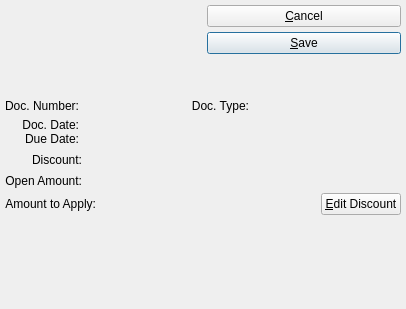
<?xml version="1.0" encoding="UTF-8"?>
<ui version="4.0">
 <comment>This file is part of the xTuple ERP: PostBooks Edition, a free and
open source Enterprise Resource Planning software suite,
Copyright (c) 1999-2010 by OpenMFG LLC, d/b/a xTuple.
It is licensed to you under the Common Public Attribution License
version 1.0, the full text of which (including xTuple-specific Exhibits)
is available at www.xtuple.com/CPAL.  By using this software, you agree
to be bound by its terms.</comment>
 <class>cashReceiptItem</class>
 <widget class="QDialog" name="cashReceiptItem">
  <property name="geometry">
   <rect>
    <x>0</x>
    <y>0</y>
    <width>406</width>
    <height>309</height>
   </rect>
  </property>
  <property name="windowTitle">
   <string>Cash Receipt Application</string>
  </property>
  <layout class="QGridLayout" name="gridLayout_5">
   <item row="0" column="0">
    <layout class="QGridLayout" name="gridLayout_4">
     <item row="0" column="0">
      <layout class="QHBoxLayout">
       <property name="spacing">
        <number>7</number>
       </property>
       <item>
        <layout class="QHBoxLayout">
         <property name="spacing">
          <number>0</number>
         </property>
         <item>
          <widget class="CustCluster" name="_cust"/>
         </item>
         <item>
          <spacer>
           <property name="orientation">
            <enum>Qt::Vertical</enum>
           </property>
           <property name="sizeType">
            <enum>QSizePolicy::Expanding</enum>
           </property>
           <property name="sizeHint" stdset="0">
            <size>
             <width>0</width>
             <height>10</height>
            </size>
           </property>
          </spacer>
         </item>
        </layout>
       </item>
       <item>
        <layout class="QVBoxLayout">
         <property name="spacing">
          <number>0</number>
         </property>
         <item>
          <layout class="QVBoxLayout">
           <property name="spacing">
            <number>5</number>
           </property>
           <item>
            <widget class="QPushButton" name="_close">
             <property name="text">
              <string>&amp;Cancel</string>
             </property>
            </widget>
           </item>
           <item>
            <widget class="QPushButton" name="_save">
             <property name="text">
              <string>&amp;Save</string>
             </property>
             <property name="autoDefault">
              <bool>true</bool>
             </property>
             <property name="default">
              <bool>true</bool>
             </property>
            </widget>
           </item>
          </layout>
         </item>
         <item>
          <spacer>
           <property name="orientation">
            <enum>Qt::Vertical</enum>
           </property>
           <property name="sizeType">
            <enum>QSizePolicy::Expanding</enum>
           </property>
           <property name="sizeHint" stdset="0">
            <size>
             <width>10</width>
             <height>0</height>
            </size>
           </property>
          </spacer>
         </item>
        </layout>
       </item>
      </layout>
     </item>
     <item row="1" column="0">
      <layout class="QGridLayout" name="gridLayout_3">
       <item row="0" column="0">
        <widget class="QLabel" name="_docNumberLit">
         <property name="text">
          <string>Doc. Number:</string>
         </property>
         <property name="alignment">
          <set>Qt::AlignRight|Qt::AlignTrailing|Qt::AlignVCenter</set>
         </property>
        </widget>
       </item>
       <item row="0" column="1">
        <layout class="QHBoxLayout">
         <property name="spacing">
          <number>0</number>
         </property>
         <item>
          <layout class="QHBoxLayout">
           <property name="spacing">
            <number>7</number>
           </property>
           <item>
            <widget class="QLabel" name="_docNumber">
             <property name="minimumSize">
              <size>
               <width>100</width>
               <height>0</height>
              </size>
             </property>
             <property name="text">
              <string/>
             </property>
             <property name="alignment">
              <set>Qt::AlignLeading|Qt::AlignLeft|Qt::AlignVCenter</set>
             </property>
            </widget>
           </item>
           <item>
            <layout class="QHBoxLayout">
             <property name="spacing">
              <number>5</number>
             </property>
             <item>
              <widget class="QLabel" name="_docTypeLit">
               <property name="text">
                <string>Doc. Type:</string>
               </property>
               <property name="alignment">
                <set>Qt::AlignRight|Qt::AlignTrailing|Qt::AlignVCenter</set>
               </property>
              </widget>
             </item>
             <item>
              <widget class="QLabel" name="_docType">
               <property name="minimumSize">
                <size>
                 <width>40</width>
                 <height>0</height>
                </size>
               </property>
               <property name="text">
                <string/>
               </property>
               <property name="alignment">
                <set>Qt::AlignLeading|Qt::AlignLeft|Qt::AlignVCenter</set>
               </property>
              </widget>
             </item>
            </layout>
           </item>
          </layout>
         </item>
         <item>
          <spacer>
           <property name="orientation">
            <enum>Qt::Horizontal</enum>
           </property>
           <property name="sizeType">
            <enum>QSizePolicy::Expanding</enum>
           </property>
           <property name="sizeHint" stdset="0">
            <size>
             <width>16</width>
             <height>0</height>
            </size>
           </property>
          </spacer>
         </item>
        </layout>
       </item>
       <item row="1" column="0">
        <layout class="QVBoxLayout">
         <property name="spacing">
          <number>0</number>
         </property>
         <item>
          <widget class="QLabel" name="_docDateLit">
           <property name="text">
            <string>Doc. Date:</string>
           </property>
           <property name="alignment">
            <set>Qt::AlignRight|Qt::AlignTrailing|Qt::AlignVCenter</set>
           </property>
          </widget>
         </item>
         <item>
          <widget class="QLabel" name="_dueDateLit">
           <property name="text">
            <string>Due Date:</string>
           </property>
           <property name="alignment">
            <set>Qt::AlignRight|Qt::AlignTrailing|Qt::AlignVCenter</set>
           </property>
          </widget>
         </item>
        </layout>
       </item>
       <item row="1" column="1">
        <layout class="QHBoxLayout">
         <property name="spacing">
          <number>0</number>
         </property>
         <item>
          <layout class="QVBoxLayout">
           <property name="spacing">
            <number>0</number>
           </property>
           <item>
            <widget class="DLineEdit" name="_docDate">
             <property name="enabled">
              <bool>false</bool>
             </property>
             <property name="sizePolicy">
              <sizepolicy hsizetype="Preferred" vsizetype="Fixed">
               <horstretch>0</horstretch>
               <verstretch>0</verstretch>
              </sizepolicy>
             </property>
             <property name="maximumSize">
              <size>
               <width>100</width>
               <height>32767</height>
              </size>
             </property>
            </widget>
           </item>
           <item>
            <widget class="DLineEdit" name="_dueDate">
             <property name="enabled">
              <bool>false</bool>
             </property>
             <property name="sizePolicy">
              <sizepolicy hsizetype="Preferred" vsizetype="Fixed">
               <horstretch>0</horstretch>
               <verstretch>0</verstretch>
              </sizepolicy>
             </property>
             <property name="maximumSize">
              <size>
               <width>100</width>
               <height>32767</height>
              </size>
             </property>
            </widget>
           </item>
          </layout>
         </item>
         <item>
          <spacer>
           <property name="orientation">
            <enum>Qt::Horizontal</enum>
           </property>
           <property name="sizeType">
            <enum>QSizePolicy::Expanding</enum>
           </property>
           <property name="sizeHint" stdset="0">
            <size>
             <width>16</width>
             <height>0</height>
            </size>
           </property>
          </spacer>
         </item>
        </layout>
       </item>
       <item row="2" column="0" colspan="2">
        <layout class="QGridLayout" name="gridLayout_2">
         <item row="0" column="0">
          <widget class="QLabel" name="_discountAmountLit">
           <property name="text">
            <string>Discount:</string>
           </property>
           <property name="alignment">
            <set>Qt::AlignRight|Qt::AlignTrailing|Qt::AlignVCenter</set>
           </property>
          </widget>
         </item>
         <item row="0" column="1">
          <widget class="CurrDisplay" name="_discountAmount"/>
         </item>
         <item row="0" column="2">
          <spacer>
           <property name="orientation">
            <enum>Qt::Horizontal</enum>
           </property>
           <property name="sizeType">
            <enum>QSizePolicy::Expanding</enum>
           </property>
           <property name="sizeHint" stdset="0">
            <size>
             <width>13</width>
             <height>18</height>
            </size>
           </property>
          </spacer>
         </item>
         <item row="1" column="0">
          <widget class="QLabel" name="_openAmountLit">
           <property name="text">
            <string>Open Amount:</string>
           </property>
           <property name="alignment">
            <set>Qt::AlignRight|Qt::AlignTrailing|Qt::AlignVCenter</set>
           </property>
          </widget>
         </item>
         <item row="1" column="1">
          <widget class="CurrCluster" name="_openAmount">
           <property name="currencyEditable" stdset="0">
            <bool>false</bool>
           </property>
           <property name="enabled">
            <bool>false</bool>
           </property>
          </widget>
         </item>
         <item row="2" column="0" colspan="3">
          <layout class="QGridLayout" name="gridLayout">
           <item row="0" column="0">
            <widget class="QLabel" name="_amountToApplyLit">
             <property name="text">
              <string>Amount to Apply:</string>
             </property>
             <property name="alignment">
              <set>Qt::AlignRight|Qt::AlignTrailing|Qt::AlignVCenter</set>
             </property>
            </widget>
           </item>
           <item row="0" column="1">
            <widget class="CurrCluster" name="_amountToApply">
             <property name="currencyEditable" stdset="0">
              <bool>false</bool>
             </property>
             <property name="currencyVisible">
              <bool>false</bool>
             </property>
            </widget>
           </item>
           <item row="0" column="2">
            <spacer name="horizontalSpacer">
             <property name="orientation">
              <enum>Qt::Horizontal</enum>
             </property>
             <property name="sizeHint" stdset="0">
              <size>
               <width>40</width>
               <height>20</height>
              </size>
             </property>
            </spacer>
           </item>
           <item row="0" column="3">
            <widget class="QPushButton" name="_discount">
             <property name="text">
              <string>&amp;Edit Discount</string>
             </property>
            </widget>
           </item>
          </layout>
         </item>
        </layout>
       </item>
      </layout>
     </item>
     <item row="2" column="0">
      <spacer>
       <property name="orientation">
        <enum>Qt::Vertical</enum>
       </property>
       <property name="sizeType">
        <enum>QSizePolicy::Expanding</enum>
       </property>
       <property name="sizeHint" stdset="0">
        <size>
         <width>16</width>
         <height>16</height>
        </size>
       </property>
      </spacer>
     </item>
    </layout>
   </item>
  </layout>
 </widget>
 <layoutdefault spacing="5" margin="5"/>
 <pixmapfunction>qPixmapFromMimeSource</pixmapfunction>
 <customwidgets>
  <customwidget>
   <class>CurrCluster</class>
   <extends>CurrDisplay</extends>
   <header>currcluster.h</header>
  </customwidget>
  <customwidget>
   <class>CurrDisplay</class>
   <extends>QWidget</extends>
   <header>currcluster.h</header>
  </customwidget>
  <customwidget>
   <class>CustCluster</class>
   <extends>QWidget</extends>
   <header>custcluster.h</header>
  </customwidget>
  <customwidget>
   <class>DLineEdit</class>
   <extends>QWidget</extends>
   <header>datecluster.h</header>
   <container>1</container>
  </customwidget>
 </customwidgets>
 <tabstops>
  <tabstop>_cust</tabstop>
  <tabstop>_docDate</tabstop>
  <tabstop>_dueDate</tabstop>
  <tabstop>_openAmount</tabstop>
  <tabstop>_amountToApply</tabstop>
  <tabstop>_save</tabstop>
  <tabstop>_close</tabstop>
 </tabstops>
 <includes>
  <include location="global">parameter.h</include>
 </includes>
 <resources/>
 <connections>
  <connection>
   <sender>_close</sender>
   <signal>clicked()</signal>
   <receiver>cashReceiptItem</receiver>
   <slot>reject()</slot>
   <hints>
    <hint type="sourcelabel">
     <x>20</x>
     <y>20</y>
    </hint>
    <hint type="destinationlabel">
     <x>20</x>
     <y>20</y>
    </hint>
   </hints>
  </connection>
  <connection>
   <sender>_openAmount</sender>
   <signal>idChanged(int)</signal>
   <receiver>_amountToApply</receiver>
   <slot>setId(int)</slot>
   <hints>
    <hint type="sourcelabel">
     <x>20</x>
     <y>20</y>
    </hint>
    <hint type="destinationlabel">
     <x>20</x>
     <y>20</y>
    </hint>
   </hints>
  </connection>
  <connection>
   <sender>_openAmount</sender>
   <signal>effectiveChanged(QDate)</signal>
   <receiver>_amountToApply</receiver>
   <slot>setEffective(QDate)</slot>
   <hints>
    <hint type="sourcelabel">
     <x>20</x>
     <y>20</y>
    </hint>
    <hint type="destinationlabel">
     <x>20</x>
     <y>20</y>
    </hint>
   </hints>
  </connection>
 </connections>
</ui>
